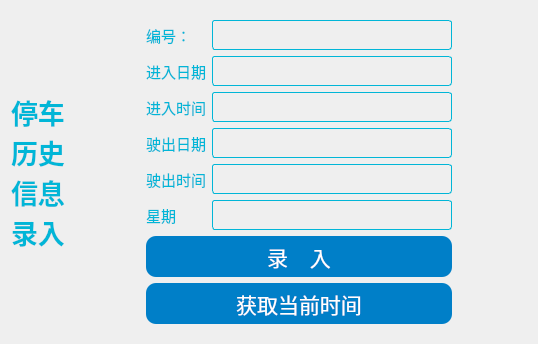
               <widget class="QWidget" name="widget_13" native="true">
                <property name="styleSheet">
                 <string notr="true"/>
                </property>
                <layout class="QHBoxLayout" name="horizontalLayout_11">
                 <item>
                  <widget class="QLabel" name="label_11">
                   <property name="font">
                    <font>
                     <pointsize>20</pointsize>
                     <bold>true</bold>
                    </font>
                   </property>
                   <property name="styleSheet">
                    <string notr="true">QLabel{
color: rgb(1, 182, 215);
}</string>
                   </property>
                   <property name="text">
                    <string>停车
历史
信息
录入</string>
                   </property>
                   <property name="wordWrap">
                    <bool>true</bool>
                   </property>
                  </widget>
                 </item>
                 <item>
                  <widget class="QLabel" name="label_24">
                   <property name="minimumSize">
                    <size>
                     <width>60</width>
                     <height>0</height>
                    </size>
                   </property>
                   <property name="text">
                    <string/>
                   </property>
                  </widget>
                 </item>
                 <item>
                  <widget class="QWidget" name="widget_17" native="true">
                   <property name="styleSheet">
                    <string notr="true">QLabel{
color: rgb(1, 182, 215);
}</string>
                   </property>
                   <layout class="QGridLayout" name="gridLayout">
                    <item row="0" column="0">
                     <widget class="QLabel" name="label_19">
                      <property name="font">
                       <font>
                        <family>黑体</family>
                        <pointsize>11</pointsize>
                       </font>
                      </property>
                      <property name="styleSheet">
                       <string notr="true"/>
                      </property>
                      <property name="text">
                       <string>编号：</string>
                      </property>
                     </widget>
                    </item>
                    <item row="3" column="0">
                     <widget class="QLabel" name="label_23">
                      <property name="font">
                       <font>
                        <family>黑体</family>
                        <pointsize>11</pointsize>
                       </font>
                      </property>
                      <property name="styleSheet">
                       <string notr="true"/>
                      </property>
                      <property name="text">
                       <string>驶出日期</string>
                      </property>
                     </widget>
                    </item>
                    <item row="4" column="1">
                     <widget class="TimePicker" name="TimePicker_2">
                      <property name="minimumSize">
                       <size>
                        <width>240</width>
                        <height>30</height>
                       </size>
                      </property>
                      <property name="font">
                       <font>
                        <family>黑体</family>
                        <pointsize>11</pointsize>
                       </font>
                      </property>
                      <property name="styleSheet">
                       <string notr="true">border:1px solid rgb(1, 182, 215);
color: rgb(0, 246, 255);
border-radius:3px;
</string>
                      </property>
                     </widget>
                    </item>
                    <item row="4" column="0">
                     <widget class="QLabel" name="label_22">
                      <property name="font">
                       <font>
                        <family>黑体</family>
                        <pointsize>11</pointsize>
                       </font>
                      </property>
                      <property name="styleSheet">
                       <string notr="true"/>
                      </property>
                      <property name="text">
                       <string>驶出时间</string>
                      </property>
                     </widget>
                    </item>
                    <item row="0" column="1">
                     <widget class="LineEdit" name="editID_2">
                      <property name="minimumSize">
                       <size>
                        <width>0</width>
                        <height>30</height>
                       </size>
                      </property>
                      <property name="font">
                       <font>
                        <family>黑体</family>
                        <pointsize>11</pointsize>
                       </font>
                      </property>
                      <property name="styleSheet">
                       <string notr="true">border:1px solid rgb(1, 182, 215);
color: rgb(0, 246, 255);
border-radius:3px;
background-color: rgba(255, 255, 255, 0);</string>
                      </property>
                     </widget>
                    </item>
                    <item row="2" column="0">
                     <widget class="QLabel" name="label_21">
                      <property name="font">
                       <font>
                        <family>黑体</family>
                        <pointsize>11</pointsize>
                       </font>
                      </property>
                      <property name="styleSheet">
                       <string notr="true"/>
                      </property>
                      <property name="text">
                       <string>进入时间</string>
                      </property>
                     </widget>
                    </item>
                    <item row="2" column="1">
                     <widget class="TimePicker" name="TimePicker">
                      <property name="minimumSize">
                       <size>
                        <width>240</width>
                        <height>30</height>
                       </size>
                      </property>
                      <property name="font">
                       <font>
                        <family>黑体</family>
                        <pointsize>11</pointsize>
                       </font>
                      </property>
                      <property name="styleSheet">
                       <string notr="true">border:1px solid rgb(1, 182, 215);
color: rgb(0, 246, 255);
border-radius:3px;
</string>
                      </property>
                      <property name="text">
                       <string/>
                      </property>
                     </widget>
                    </item>
                    <item row="5" column="0">
                     <widget class="QLabel" name="label_12">
                      <property name="font">
                       <font>
                        <family>黑体</family>
                        <pointsize>11</pointsize>
                       </font>
                      </property>
                      <property name="styleSheet">
                       <string notr="true"/>
                      </property>
                      <property name="text">
                       <string>星期</string>
                      </property>
                     </widget>
                    </item>
                    <item row="5" column="1">
                     <widget class="LineEdit" name="editAddress_2">
                      <property name="minimumSize">
                       <size>
                        <width>0</width>
                        <height>30</height>
                       </size>
                      </property>
                      <property name="font">
                       <font>
                        <family>黑体</family>
                        <pointsize>11</pointsize>
                       </font>
                      </property>
                      <property name="styleSheet">
                       <string notr="true">border:1px solid rgb(1, 182, 215);
color: rgb(0, 246, 255);
border-radius:3px;
background-color: rgba(255, 255, 255, 0);</string>
                      </property>
                     </widget>
                    </item>
                    <item row="1" column="0">
                     <widget class="QLabel" name="label_20">
                      <property name="font">
                       <font>
                        <family>黑体</family>
                        <pointsize>11</pointsize>
                       </font>
                      </property>
                      <property name="styleSheet">
                       <string notr="true"/>
                      </property>
                      <property name="text">
                       <string>进入日期</string>
                      </property>
                     </widget>
                    </item>
                    <item row="1" column="1">
                     <widget class="ZhDatePicker" name="ZhDatePicker_2">
                      <property name="minimumSize">
                       <size>
                        <width>240</width>
                        <height>30</height>
                       </size>
                      </property>
                      <property name="font">
                       <font>
                        <family>黑体</family>
                        <pointsize>11</pointsize>
                       </font>
                      </property>
                      <property name="styleSheet">
                       <string notr="true">border:1px solid rgb(1, 182, 215);
color: rgb(0, 246, 255);
border-radius:3px;
</string>
                      </property>
                      <property name="text">
                       <string/>
                      </property>
                     </widget>
                    </item>
                    <item row="3" column="1">
                     <widget class="ZhDatePicker" name="ZhDatePicker_3">
                      <property name="minimumSize">
                       <size>
                        <width>240</width>
                        <height>30</height>
                       </size>
                      </property>
                      <property name="font">
                       <font>
                        <family>黑体</family>
                        <pointsize>11</pointsize>
                       </font>
                      </property>
                      <property name="styleSheet">
                       <string notr="true">border:1px solid rgb(1, 182, 215);
color: rgb(0, 246, 255);
border-radius:3px;
</string>
                      </property>
                      <property name="text">
                       <string/>
                      </property>
                     </widget>
                    </item>
                    <item row="6" column="0" colspan="2">
                     <widget class="QPushButton" name="luru">
                      <property name="minimumSize">
                       <size>
                        <width>0</width>
                        <height>41</height>
                       </size>
                      </property>
                      <property name="font">
                       <font>
                        <family>黑体</family>
                        <pointsize>16</pointsize>
                        <bold>false</bold>
                       </font>
                      </property>
                      <property name="styleSheet">
                       <string notr="true">QPushButton
{
    /*背景颜色*/  
	background-color:rgb(0, 127, 200);
    /*字体颜色为白色*/    
    color:rgb(255, 255, 255);
	/*设置按键四角为圆角*/
	border-radius :10px;
      
}	
QPushButton:pressed
{
    
    /*按下时字向右移动4像素*/  
    padding-left:4px;
    /*按下时字向下移动4像素*/  
    padding-top:4px;
}</string>
                      </property>
                      <property name="text">
                       <string>录    入</string>
                      </property>
                     </widget>
                    </item>
                    <item row="7" column="0" colspan="2">
                     <widget class="QPushButton" name="luru_2">
                      <property name="minimumSize">
                       <size>
                        <width>0</width>
                        <height>41</height>
                       </size>
                      </property>
                      <property name="font">
                       <font>
                        <family>黑体</family>
                        <pointsize>16</pointsize>
                        <bold>false</bold>
                       </font>
                      </property>
                      <property name="styleSheet">
                       <string notr="true">QPushButton
{
    /*背景颜色*/  
	background-color:rgb(0, 127, 200);
    /*字体颜色为白色*/    
    color:rgb(255, 255, 255);
	/*设置按键四角为圆角*/
	border-radius :10px;
      
}	
QPushButton:pressed
{
    
    /*按下时字向右移动4像素*/  
    padding-left:4px;
    /*按下时字向下移动4像素*/  
    padding-top:4px;
}</string>
                      </property>
                      <property name="text">
                       <string>获取当前时间</string>
                      </property>
                     </widget>
                    </item>
                   </layout>
                  </widget>
                 </item>
                 <item>
                  <widget class="QLabel" name="label_36">
                   <property name="minimumSize">
                    <size>
                     <width>60</width>
                     <height>0</height>
                    </size>
                   </property>
                   <property name="text">
                    <string/>
                   </property>
                  </widget>
                 </item>
                </layout>
               </widget>
